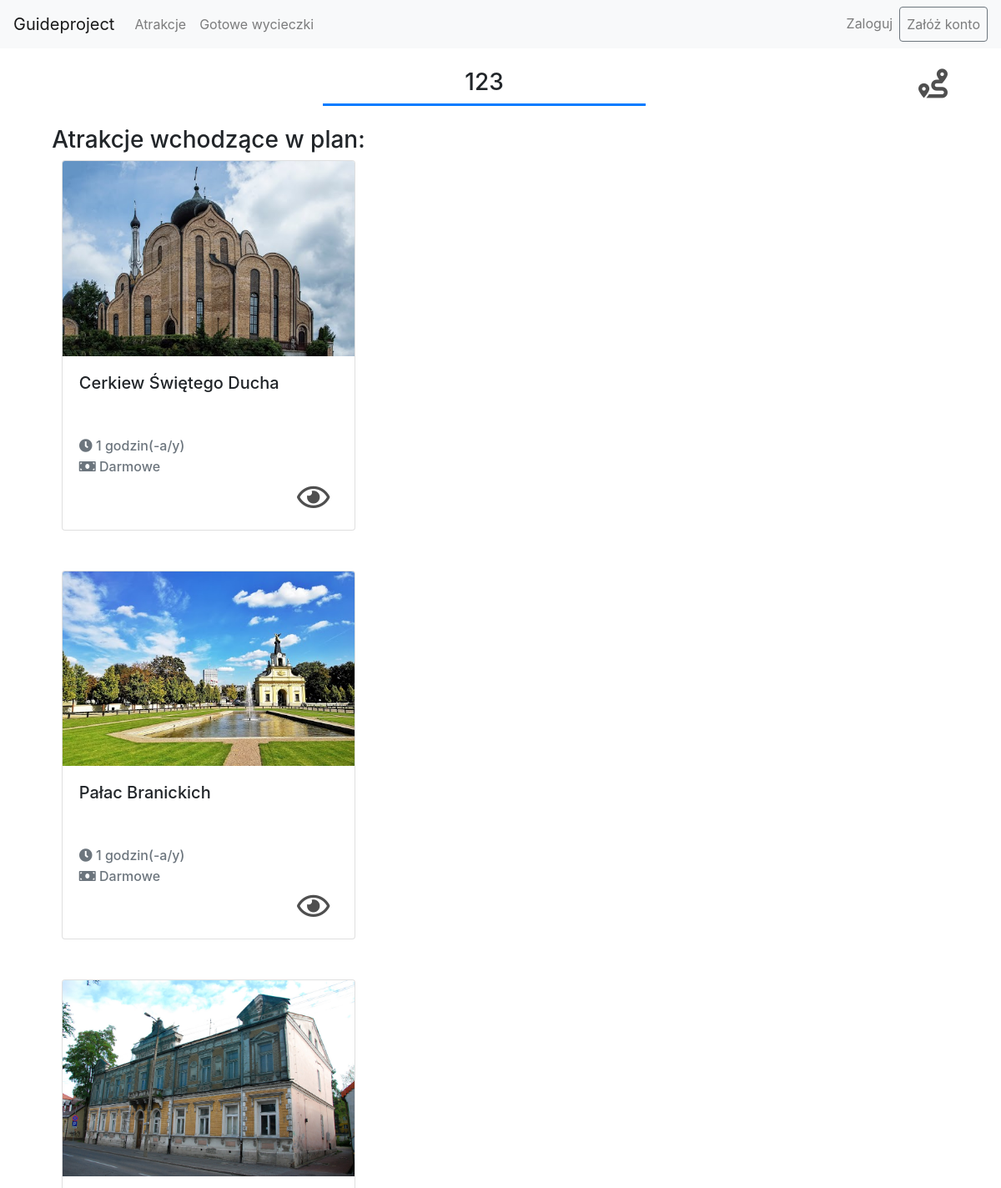
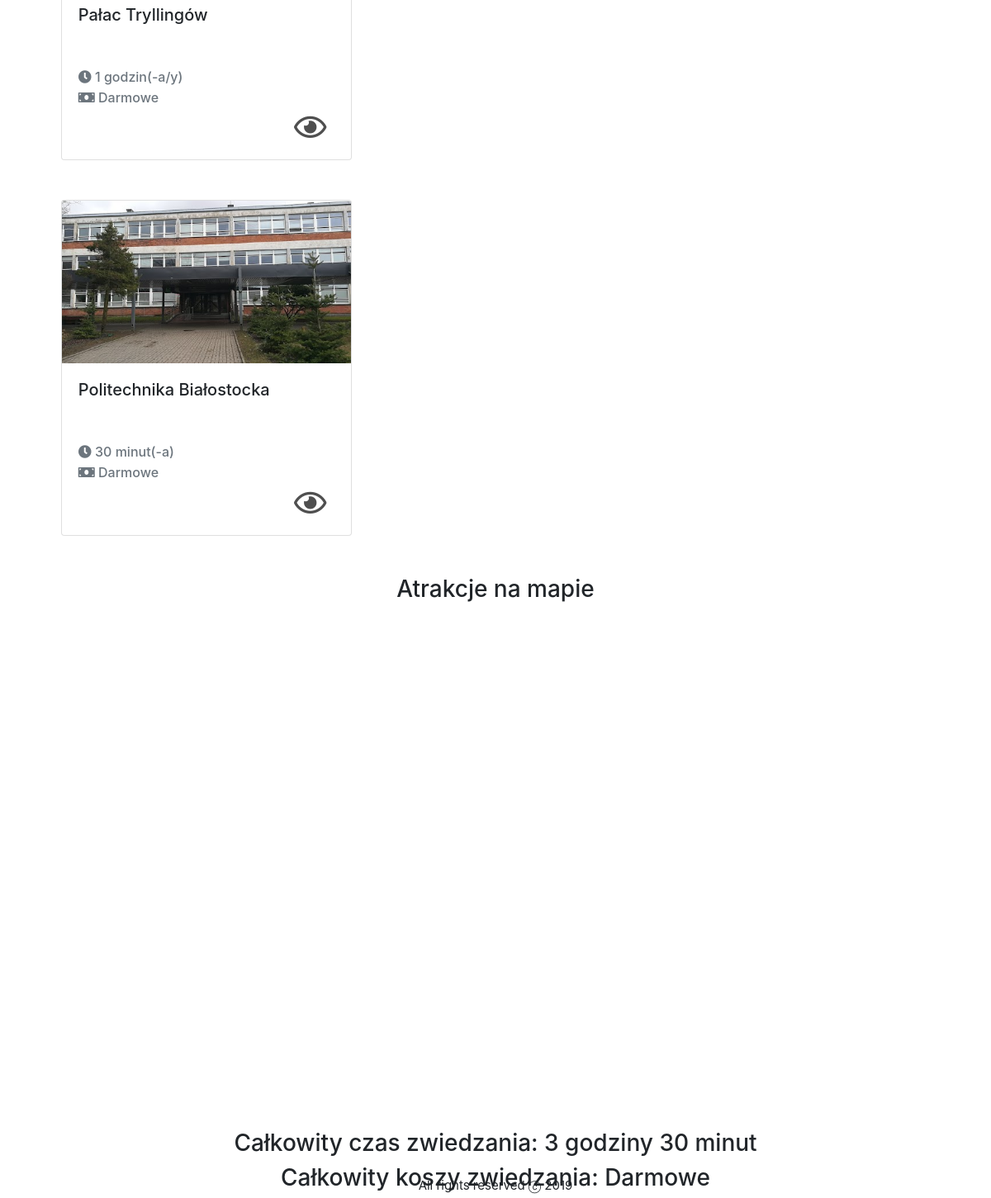
The page /guide/tripplan/9 on the database as committed earlier (2 pictures, top to bottom).
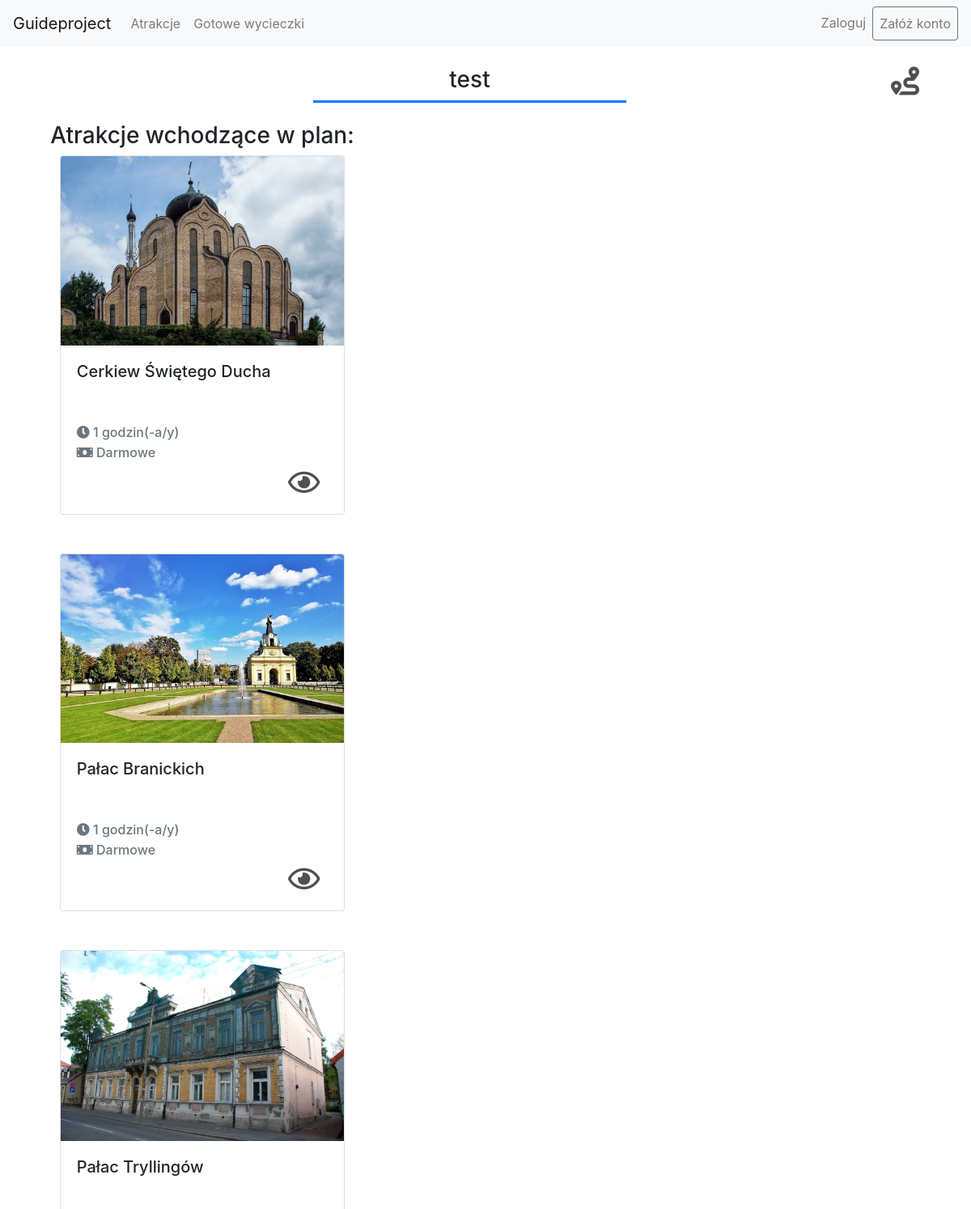
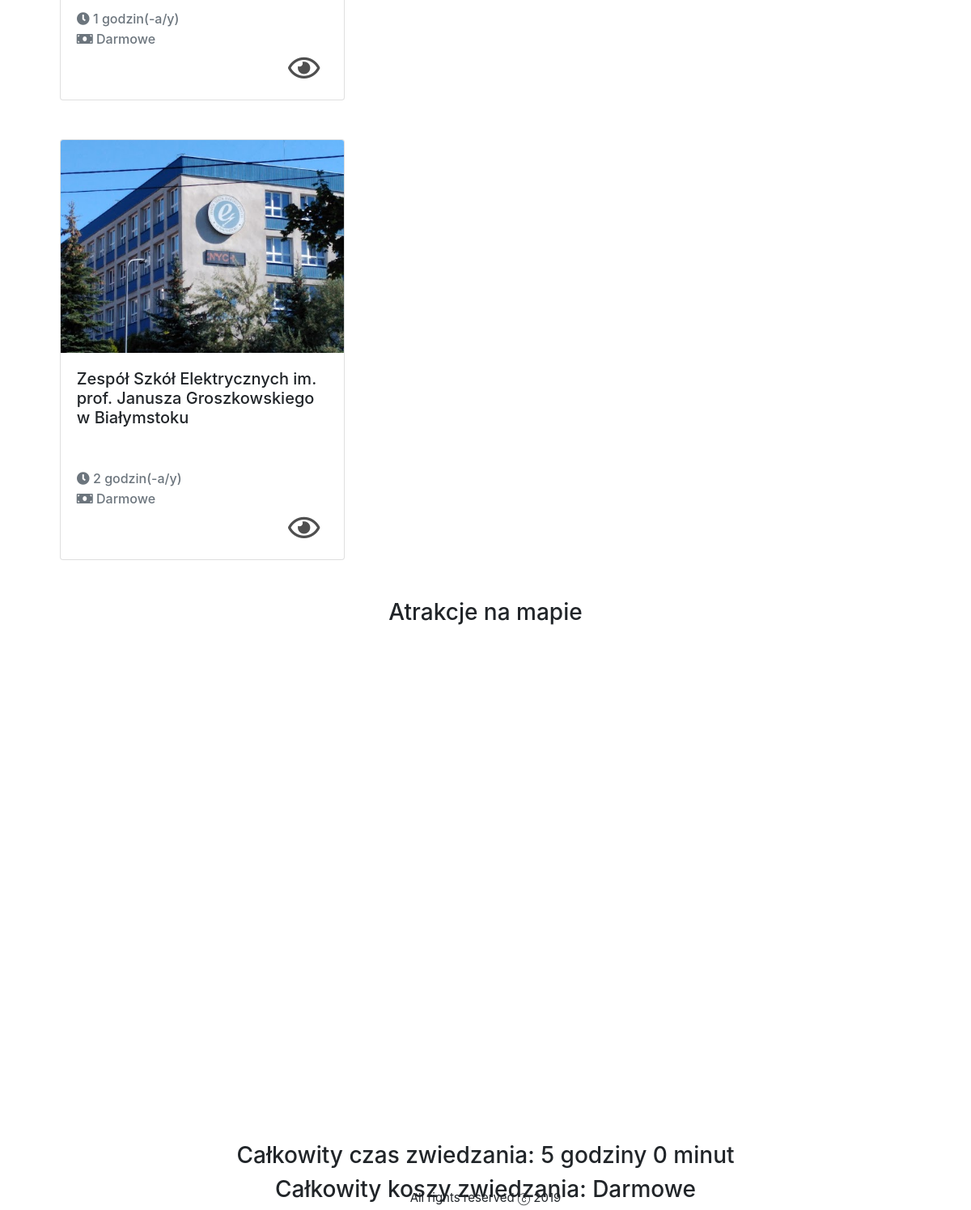
The same page on the database as committed later (2 pictures, top to bottom).
### guide/models.py (models this page shows, shortened)
class TripPlan(models.Model):
    name = models.CharField(_("Name"), max_length=150)
    creator = models.ForeignKey("Client", verbose_name=_(
        "Creator"), on_delete=models.CASCADE, null=True, blank=True)
    attractions = models.ManyToManyField(
        "Attraction", verbose_name=_("Attraction list"))
    def getNumberOfAttractions(self):
        return len(self.attractions.all())
    def getTotalTimeSplit(self):
        totalTime = 0
        for attraction in self.attractions.all():
            totalTime += attraction.timeNeededToSightsee
        return math.floor(totalTime), round((totalTime-math.floor(totalTime))*60)
    def getTotalCost(self):
        totalPrice = 0
        for attraction in self.attractions.all():
            totalPrice += attraction.ticketCost
        return totalPrice
    def getFormattedCost(self):
        totalTime = self.getTotalCost()
        if totalTime == 0:
            return 'Darmowe'
        else:
            return f'{totalTime} zł'
    class Meta:
        ordering = ['name']

class Attraction(models.Model):
    name = models.CharField(_("Name"),
                            max_length=200, help_text="Enter attraction's name.")
    description = models.TextField(max_length=500)
    categories = models.ManyToManyField(
        "Category")
    localization = models.ForeignKey(
        "Localization", verbose_name=_("Address"), on_delete=models.CASCADE, null=True, blank=True)
    timeNeededToSightsee = models.FloatField(
        _("Time neede to sightsee (in hours)"))
    ticketCost = models.FloatField(
        _("Ticket's cost"), default=0)
    def display_catogory(self):
        """Create a string for the Category. This is required to display category in Admin."""
        return ', '.join(category.name for category in self.categories.all())
    def getTimeAsFormattedString(self):
        hours = int(self.timeNeededToSightsee)
        minutes = int((self.timeNeededToSightsee % 1)*60)
        result = ''
        if hours:
            result += str(hours) + ' godzin(-a/y) '
        if minutes:
            result += str(minutes) + ' minut(-a)'
        return result
    def getFormattedCost(self):
        if self.ticketCost == 0:
            return 'Darmowe'
        else:
            return f'{str(self.ticketCost)} zł'
    display_catogory.short_description = 'Category'
    class Meta:
        ordering = ['name']

### guide/views.py (the view)
# urls.py: path('tripplan/<int:pk>', views.TripPlanDetailView.as_view(),
class TripPlanDetailView(DetailView):
    model = TripPlan
    def get_context_data(self, **kwargs):
        context = super().get_context_data(**kwargs)
        attractionLocalizations = extractInfo(self.object.attractions.all())
        context["attractionLocalizations"] = attractionLocalizations
        hours, minutes = self.object.getTotalTimeSplit()
        context['hours'] = hours
        context['minutes'] = minutes
        if self.request.user.is_authenticated and self.request.user.pk == self.object.creator.pk:
            availableAttractions = Attraction.objects.exclude(
                pk__in=self.object.attractions.values_list('pk'))
            print(availableAttractions)
            context['availableAttractions'] = availableAttractions
            context['changeNameForm'] = ChangeTripPlanNameForm
        return context

### guide/views.py (called while the page is built, shortened)
def extractInfo(attractionList):
    formattedInfo = []
    try:
        for attraction in attractionList:
            formattedInfo.append({'name': attraction.name,
                                  'lat-lng': {'lat': attraction.localization.lattitude, 'lng': attraction.localization.longitude}})
        return formattedInfo
    except:
        pass

### guide/templates/guide/tripplan_detail.html (shortened to what this page needs)
{% extends "base.html" %}
{% block content %}
{% load static %}
<div class="container-fluid">
    <div class="row mt-4 mr-4">
        <div class="col-4 text-right">
        </div>
        <div class="col-4 text-center border-bottom border-primary border-3">
        <h3>{{tripplan.name}}</h3>
        </div>
        <div class="col-4 text-right">
                    {% if tripplan.getNumberOfAttractions > 1 %}
                 <a href="#" class="icon-wrapper" data-toggle="modal" data-target="#route">
                 <i class="fas fa-route route"></i>
                 </a>
                 {% endif %}
        </div>
    </div>
    <div class="row mt-4">
        <div class="col-5 text-center">
            <h3>Atrakcje wchodzące w plan:</h3>
                <div class="listing-block ">
                    {% for attraction in tripplan.attractions.all %}
                        <div class="card w-75 text-left mb-5 mx-auto">
                            <img class="card-img-top" src="{% static "images/" %}{{attraction.name}}.jpeg" alt="{{attraction.name}}">
                                <div class="card-body">
                                    <h5 class="card-title pb-5">{{attraction.name}}</h5>
                                    <h6 class="card-subtitle mb-2 text-muted">
                                        <i class="fa fa-clock-o pb-2"></i> {{attraction.getTimeAsFormattedString}}<br>
                                        <i class="fa fa-money"></i> {{attraction.getFormattedCost}}
                                    </h6>
                                        <p class="card-text text-right">
                                            <a class="icon-wrapper" href="{% url 'attraction-detail' attraction.pk %}">
                                                <i class="far fa-eye"></i>
                                            </a>
                                        </p>
                                </div>
                        </div>
                    {% endfor %}
                </div>
      </div>
      <div class="col text-center">
            <h3 id="mapTitle">Atrakcje na mapie</h3>
            <div id="map"></div>
            <h3>Całkowity czas zwiedzania: <span id="totalTime_hours">{{hours}}</span> godziny
            <span id="totalTime_minutes">{{minutes}}</span> minut</h3>
        <h3>Całkowity koszy zwiedzania: {{tripplan.getFormattedCost}}<h3>
      </div>
      </div>
         </div>
{% endblock content %}

### templates/base.html (shortened to what this page needs)
<!DOCTYPE html PUBLIC "-//W3C//DTD XHTML 1.0 Transitional//EN"
 "http://www.w3.org/TR/xhtml1/DTD/xhtml1-transitional.dtd">
<html xmlns="http://www.w3.org/1999/xhtml" xml:lang="en" lang="en">
<head>
  {% load static %}
  <link rel="stylesheet" href="{% static 'css/styles.css' %}">
<link rel="stylesheet" href="https://stackpath.bootstrapcdn.com/bootstrap/4.3.1/css/bootstrap.min.css">
<link rel="stylesheet" href="https://maxcdn.bootstrapcdn.com/font-awesome/4.7.0/css/font-awesome.min.css">
<link rel="stylesheet" href="https://cdnjs.cloudflare.com/ajax/libs/font-awesome/5.8.2/css/all.min.css">
</head>
<body>
  <div class="banner" >
    <nav class="navbar navbar-expand-lg navbar-light bg-light">
  <a class="navbar-brand" href="{% url 'home' %}">Guideproject</a>
  <div class="collapse navbar-collapse" id="navbarNav" >
    <ul class="navbar-nav mr-auto">
      <li class="nav-item">
        <a class="nav-link" href="{% url 'attractions' %}">Atrakcje</a><span class="sr-only">(current)</span>
      </li>
      <li class="nav-item">
        <a class="nav-link" href="{% url 'trip-plans' %}">Gotowe wycieczki</a>
      </li>
    </ul>
      {% if user.is_authenticated %}
      <ul class="navbar-nav">
        <li class="nav-item dropdown">
          <a class="nav-link dropdown-toggle" data-toggle="dropdown" href="#" role="button" aria-haspopup="true" aria-expanded="false">{{user.username}} <i class="fas fa-user"></i></a>
          <div class="dropdown-menu dropdown-menu-right">
            <a class="dropdown-item" href="{% url 'my-trip-plans' %}">Moje wycieczki</a>
            <div class="dropdown-divider"></div>
            <a class="dropdown-item" href="{% url 'general' %}">Zarządzaj kontem</a>
            <a class="dropdown-item" href="#">Something else here</a>
            <div class="dropdown-divider"></div>
            <a class="dropdown-item" href="{% url 'logout'%}?next={% url 'home' %}">Wyloguj</a>
          </div>
        </li>
      </ul>
      {% else %}
      <ul class="navbar-nav">
        <li class="nav-item">
          <a class = "nav-link" href="{% url 'login'%}?next={{request.path}}">Zaloguj</a>
        </li>
        <li class="nav-item">
        <a class = "nav-link btn btn-outline-secondary" href="{% url 'signup'%}">Załóż konto</a>
        </li>
      </ul>
      {% endif %}
  </div>
</nav>
  </div>
    {% block content %}
    {% endblock %}
  <footer class='footer'>
    {% block footer %}All rights reserved &#9426 2019
    {% endblock footer %}
  </footer>
</body>
</html>

### guide/static/css/styles.css (style rules this page uses)
.footer { padding: 0; margin: 0; position: fixed; bottom: 0; height: 30px; line-height: 30px; font-size: 15px; text-align: center; width: 100vw; }
.icon-wrapper { color:#4F4F4F; padding:10px; }
.icon-wrapper i { font-size: 35px; }

### guide/templates/guide/tripplan_detail.html (style rules this page uses)
#map { height:600px; width:800px; margin: 0 auto 30px auto; }
.border-3 { border-width:3px !important; }

Rows that differ between the two databases and show on the page:
no longer on this page (row unchanged): Attraction: name (picture), name "Politechnika Białostocka", getTimeAsFormattedString "30 minut(-a)", getFormattedCost "Darmowe"
changed TripPlan "Darmowe": name "123" → "test"
now on this page (row unchanged): Attraction: name (picture), name "Zespół Szkół Elektrycznych im. prof. Janusza Groszkowskiego w Białymstoku", getTimeAsFormattedString "2 godzin(-a/y)", getFormattedCost "Darmowe"
Other text that changed with them:
{{ hours }}: "3" → "5"
{{ minutes }}: "30" → "0"
